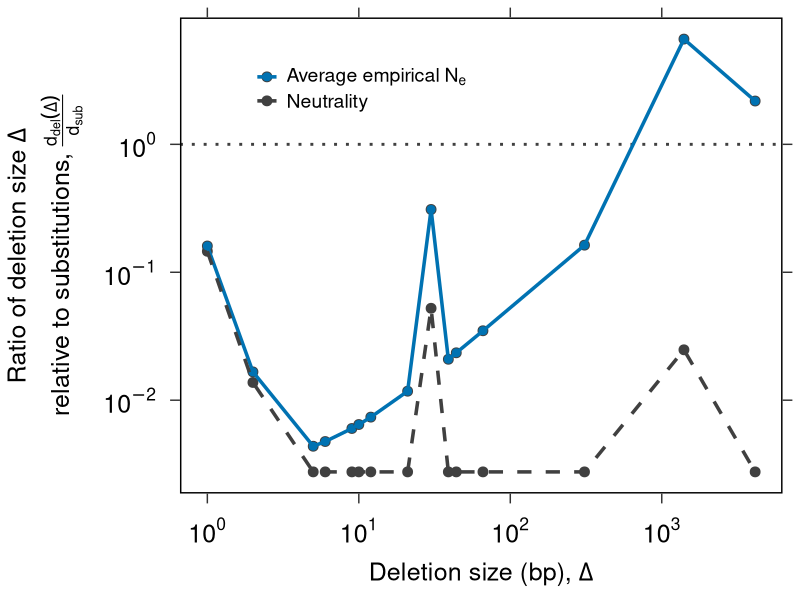
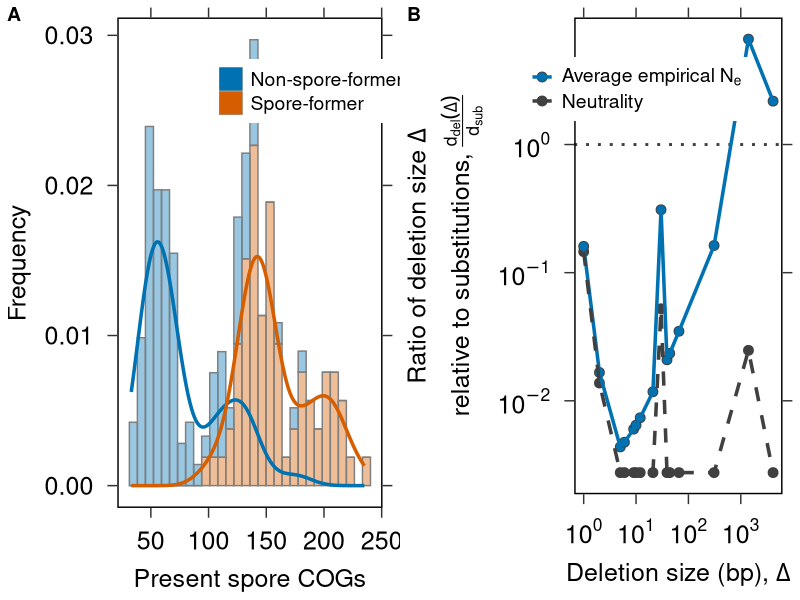
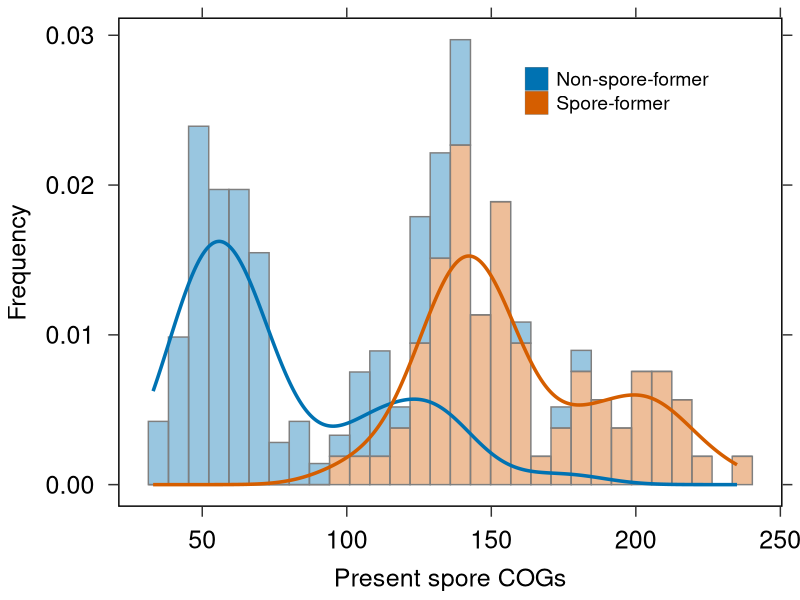

Write the R code that produced these figures, in order.
# COGs and evolution plots
# 26 August 2025 - last update
# Author: C. Karakoc

######################
# Packages & Plotting 
######################

library(tidyverse)       
library(stringr) 
#plotting
library(ggpubr) 
library(grid)

mytheme <- theme_bw()+
  theme(axis.ticks.length = unit(.25, "cm"))+
  theme(legend.text = element_text(size=16))+
  theme(axis.text = element_text(size = 18, color = "black"), axis.title = element_text(size = 18))+
theme(panel.grid.major = element_blank(), panel.grid.minor = element_blank(), 
      panel.border = element_rect(fill=NA, colour = "black", 
size=1))+
theme(strip.text.x = element_text(size = 18))+
  theme(legend.title=element_blank())+
  theme(panel.border = element_rect(fill=NA, colour = "black", 
                                    linewidth=1)) +
theme(axis.text.x.top = element_blank(), axis.title.x.top = element_blank(),
        axis.text.y.right = element_blank(), axis.title.y.right = element_blank())+
   theme(axis.title.x = element_text(margin=margin(10,0,0)),
   axis.title.y = element_text(margin=margin(0,10,0,0)),
   axis.text.x = element_text(margin=margin(10,0,0,0)),
   axis.text.y = element_text(margin=margin(0,10,0,0)))

mytheme2 <- theme_bw()+
  theme(axis.ticks.length = unit(.25, "cm"))+
  theme(legend.text = element_text(size=14))+
  theme(axis.text = element_text(size = 18, color = "black"), axis.title = element_text(size = 18))+
  theme(panel.grid.major = element_blank(), panel.grid.minor = element_blank(), 
        panel.border = element_rect(fill=NA, colour = "black", 
                                    size=1))+
  theme(strip.text.x = element_text(size = 18))+
  theme(legend.title=element_blank())+
  theme(panel.border = element_rect(fill=NA, colour = "black", 
                                    linewidth=1)) +
  theme(axis.title.x = element_text(margin=margin(10,0,0)),
        axis.title.y = element_text(margin=margin(0,10,0,0)),
        axis.text.x = element_text(margin=margin(10,0,0,0)),
        axis.text.y = element_text(margin=margin(0,10,0,0)))+
  theme(axis.title.x.top = element_text(margin=margin(10,10,0)),
        axis.title.y.right = element_text(margin=margin(0,10,0,0)),
        axis.text.x.top = element_text(margin=margin(10,0,10,0)),
        axis.text.y.right = element_text(margin=margin(0,10,0,0)))

# Color blind palette
cbpalette <- c("#0072B2", "#D55E00","#009E73", "#CC79A7", "#56B4E9", "#999999", "#F0E442", "#000000")

#setwd("~/Documents/GitHub/cost_of_spore")

######################
# Data
######################

# COGs - Galperin et al., 2022
meta_data   <- read.table("./evolution/empirical/data/calc_meta.csv", sep = ",", dec = "." , header = T, stringsAsFactors = F)

meta_data$No._proteins_numeric <- as.numeric(gsub(",", "", meta_data$No._proteins))

meta_data_clean <- meta_data %>% 
  filter(!Spore_former == "Unk") %>% 
  mutate(allNorm = All_spore_COGs_.out_of_237./ No._proteins_numeric,
         narrowNorm = Narrowly_conserved_.out_of_74. / No._proteins_numeric,
         coreNorm = Core_COGs_.out_of_112./ No._proteins_numeric, 
         allNorm_genome = All_spore_COGs_.out_of_237./ Genome_size_Mb,
         narrowNorm_genome = Narrowly_conserved_.out_of_74. / Genome_size_Mb,
         coreNorm_genome = Core_COGs_.out_of_112./ Genome_size_Mb)

msPlot <- ggplot(meta_data_clean, aes(x = All_spore_COGs_.out_of_237., color = Spore_former))+
  geom_histogram(aes(y = ..density.., fill = Spore_former),color = "grey50", bins = 30, alpha = 0.4, linewidth = 0.5)+
  geom_density(linewidth = 1.2, aes(group = Spore_former))+
  xlab("Present spore COGs")+
  ylab("Frequency")+
  mytheme+
  scale_fill_manual(values = c("#0072B2", "#D55E00"), labels = c("Non-spore-former", "Spore-former")) +
  scale_color_manual(values = c("#0072B2", "#D55E00"), labels = c("Non-spore-former", "Spore-former")) +
  theme(legend.position = c(0.75,0.85))+
  theme(legend.text = element_text(size = 14))+
  scale_y_continuous(sec.axis = dup_axis())+
  scale_x_continuous(sec.axis = dup_axis())
                    
#ggsave("./evolution/empirical/figures/COGS.pdf", plot = msPlot, width = 5.6, height = 4.4, dpi = 300)

############################################
# Plot's for Model results for the main text
############################################

evoratio <- read.table("./evolution/model/data/evo_ratio_conditional.tsv", header = FALSE, sep = "\t", stringsAsFactors = FALSE)
evoratio$values <- strsplit(evoratio$V2, ",")

max_values_evo <- max(sapply(evoratio$values, length))
value_cols_evo <- paste0("value", 1:max_values_evo)
values_df_evo  <- as.data.frame(do.call(rbind, lapply(evoratio$values, `length<-`, max_values_evo)))
colnames(values_df_evo) <- value_cols_evo

new_data_evo <- cbind(evoratio[,1, drop=FALSE], values_df_evo)

new_data_matrix_evo <- as.matrix(new_data_evo[, -1])
rownames(new_data_matrix_evo) <- new_data_evo[, 1]
new_data_transposed_evo <- t(new_data_matrix_evo)

new_data_final_evo <- as.data.frame(new_data_transposed_evo, stringsAsFactors = FALSE)
for (i in 1:ncol(new_data_final_evo)) {
  new_data_final_evo[, i] <- as.numeric(new_data_final_evo[, i])
}

new_data_final_evo$average_Ne <- (new_data_final_evo$ratio_rates_lower_Ne+new_data_final_evo$ratio_rates_higher_Ne)/2

# Custom labels using expression()
custom_labels <- c(
  expression(italic("Neutrality")),
  expression(italic(N[e]) ~ "= 3.2 × 10"^8),
  expression(italic(N[e]) ~ "= 6.1 × 10"^8)
)

evorates_av <- new_data_final_evo %>%
  select(deletion_size, null_ratio_rates, average_Ne) %>%
  pivot_longer(-deletion_size, names_to = "rates", values_to = "values") 

custom_labels2 <- c(
  expression("Average empirical " * N[e]),
  "Neutrality"
)

evorates_av_plot <- ggplot(evorates_av, aes(x = log10(deletion_size), y = log10(values), fill = rates, color = rates))+
  geom_hline(yintercept = 0, linetype = "dotted", size = 1, color = "grey25")+
  geom_point(size = 3, shape = 21, color = "grey25")+
  geom_line(size = 1.2, aes(linetype = rates))+
  scale_linetype_manual(values = c("solid", "dashed"))+
  xlab(expression("Deletion size (bp),"~Delta))+
  ylab(expression(atop("Ratio of deletion size " * Delta, "relative to substitutions, " * frac(d[del](Delta), d[sub]))))+
  mytheme+
  theme(legend.position = c(0.3, 0.85), legend.background = element_rect(fill = "white"))+
  theme(legend.text = element_text(size = 14))+
  scale_fill_manual(values = c("#0072B2", "grey25"), labels = custom_labels2)+
  scale_color_manual(values = c("#0072B2", "grey25"), labels = custom_labels2)+
  scale_x_continuous(labels = function(x) parse(text = paste0("10^", format(x, digits = 1))),sec.axis = dup_axis())+
  scale_y_continuous(labels = function(x) parse(text = paste0("10^", format(x, digits = 1))),sec.axis = dup_axis())+
  guides(linetype = "none")

### Combine plots with empirical data ###
# These will yield Figure 5 

figure5 <- ggarrange(msPlot, evorates_av_plot, labels = c("A", "B"),
                     ncol = 2, nrow = 1)

#ggsave("./evolution/empirical/figures/figure5.pdf", plot = figure5, width = 13, height = 5, dpi = 300)
